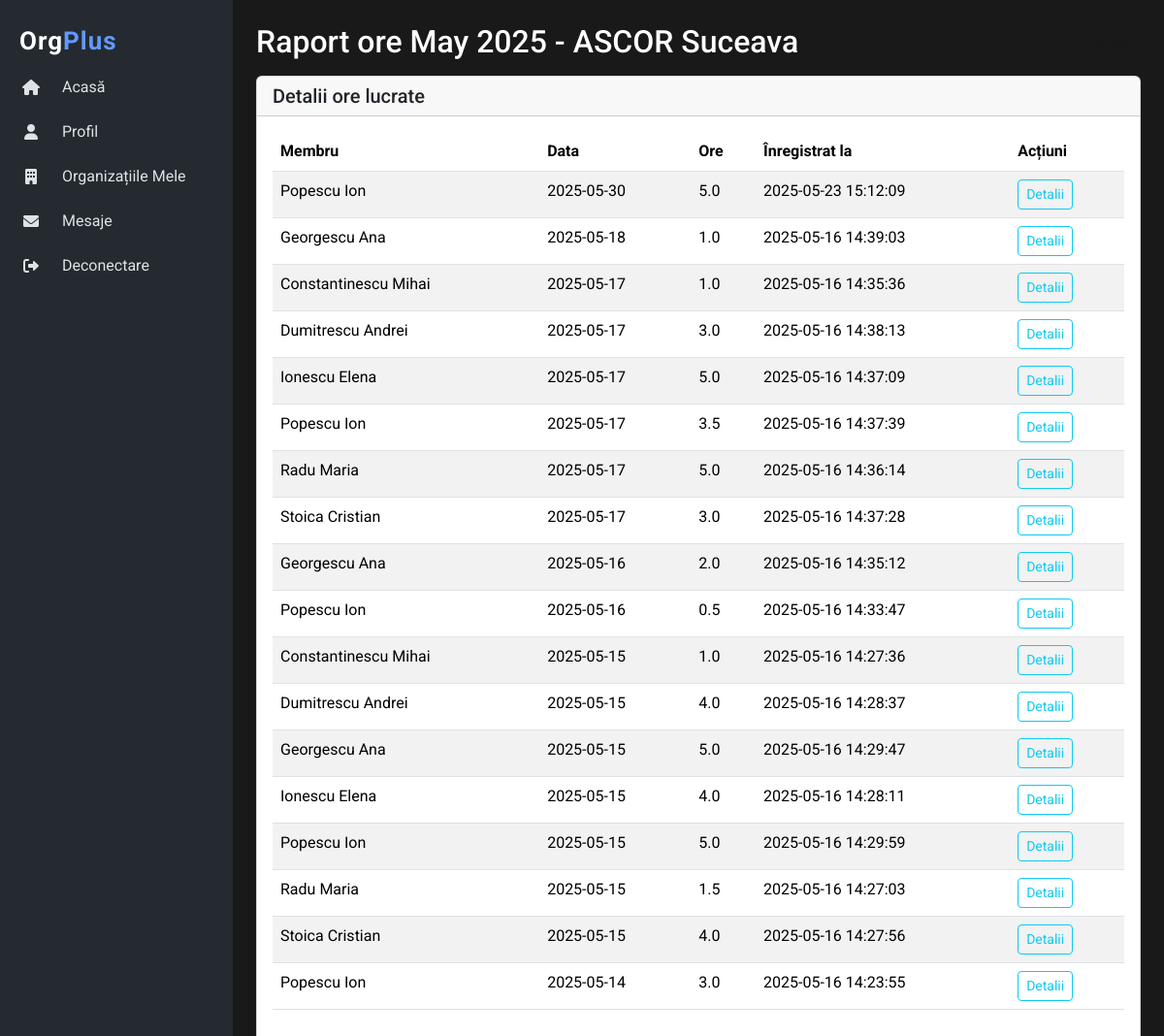
The page /monthly_hours_report.php?org_id=7&year=2025&month=5 (signed in) on the database as committed earlier.
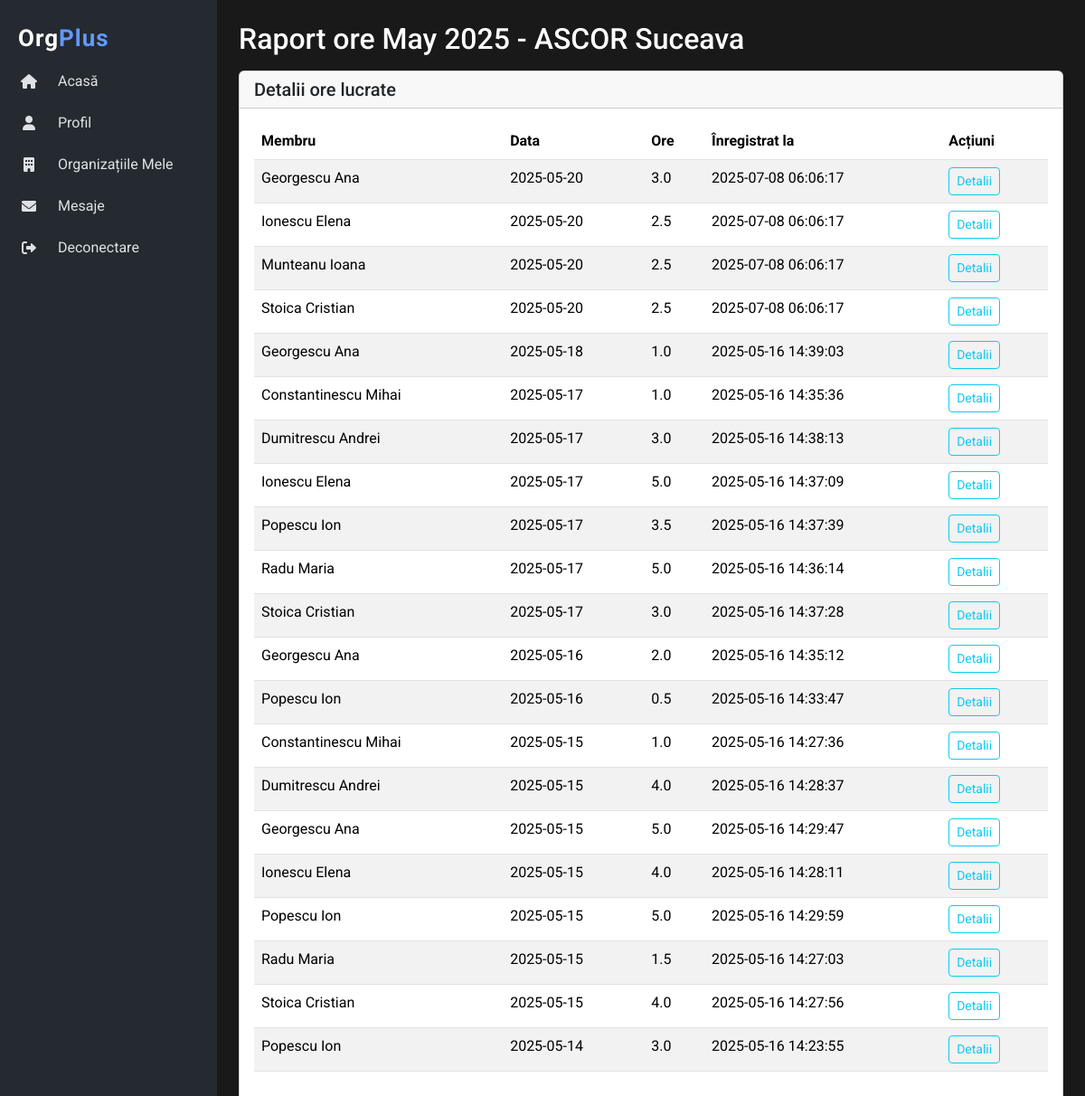
The same page on the database as committed later.
### tables this page shows
CREATE TABLE `organizations` (
  `id` int(11) NOT NULL,
  `name` varchar(255) NOT NULL,
  `description` varchar(255) NOT NULL,
  `email` varchar(255) NOT NULL,
  `phone` varchar(20) NOT NULL,
  `address` varchar(255) NOT NULL,
  `website` varchar(255) NOT NULL,
  `owner_id` int(11) NOT NULL,
  `created_at` timestamp NOT NULL DEFAULT current_timestamp(),
  `updated_at` timestamp NOT NULL DEFAULT current_timestamp() ON UPDATE current_timestamp(),
  `status` enum('active','inactive','','') NOT NULL DEFAULT 'active'
);

CREATE TABLE `worked_hours` (
  `id` int(11) NOT NULL,
  `user_id` int(11) NOT NULL,
  `org_id` int(11) NOT NULL,
  `hours` decimal(5,2) NOT NULL,
  `work_date` date NOT NULL,
  `description` varchar(255) DEFAULT NULL,
  `recorded_at` timestamp NOT NULL DEFAULT current_timestamp(),
  `recorded_by` int(11) NOT NULL
);

CREATE TABLE `users` (
  `id` int(11) NOT NULL,
  `email` varchar(255) NOT NULL,
  `password` varchar(255) NOT NULL,
  `hash_salt` varchar(64) DEFAULT NULL,
  `name` varchar(255) NOT NULL,
  `prenume` varchar(255) NOT NULL,
  `created_at` timestamp NOT NULL DEFAULT current_timestamp(),
  `updated_at` timestamp NOT NULL DEFAULT current_timestamp() ON UPDATE current_timestamp(),
  `last_login` timestamp NULL DEFAULT NULL
);

### src/config.php (called while the page is built, shortened)
<?php
require_once __DIR__ . '/Model/User.php';
require_once __DIR__ . '/Model/Organization.php';
require_once __DIR__ . '/Repository/UserRepository.php';
require_once __DIR__ . '/Repository/OrganizationRepository.php';
require_once __DIR__ . '/Repository/WorkedHoursRepository.php';
require_once __DIR__ . '/Service/AuthService.php';
require_once __DIR__ . '/Service/WorkedHoursService.php';
require_once __DIR__ . '/../utils/app_helpers.php';
try {
    $pdo = Database::getConnection();
} catch (PDOException $e) {
    die('Eroare la conectarea la baza de date: ' . $e->getMessage());
}
$container = [];
$container['UserRepository'] = new UserRepository($pdo);
$container['OrganizationRepository'] = new OrganizationRepository($pdo);
$container['RoleRepository'] = new RoleRepository($pdo);
$container['RequestRepository'] = new RequestRepository($pdo);
$container['EventRepository'] = new EventRepository($pdo);
$container['EventRoleRepository'] = new EventRoleRepository($pdo);
$container['WorkedHoursRepository'] = new WorkedHoursRepository($pdo);
$container['AuthService'] = new AuthService($container['UserRepository']);
$container['UserService'] = new UserService($container['UserRepository']);
$container['OrganizationService'] = new OrganizationService(
    $container['OrganizationRepository'],
    $container['UserRepository'],
    $container['RoleRepository'],
    $container['RequestRepository']
);
$container['RequestService'] = new RequestService(
    $container['RequestRepository'],
    $container['UserRepository'],
    $container['OrganizationRepository'],
    $container['RoleRepository']
);
$container['EventService'] = new EventService(
    $container['EventRepository'],
    $container['EventRoleRepository'],
    $container['UserRepository'],
    $container['RoleRepository'],
    $container['RequestRepository'],
    $container['OrganizationService']
);
$container['WorkedHoursService'] = new WorkedHoursService(
    $container['WorkedHoursRepository'],
    $container['OrganizationRepository'],
    $container['RoleRepository']
);

### utils/app_helpers.php (called while the page is built, shortened)
<?php
function getService(string $serviceName)
{
    global $container;
    return $container[$serviceName];
}

### src/Service/AuthService.php (called while the page is built, shortened)
<?php
class AuthService
{
    private UserRepository $userRepository;
    public function __construct(UserRepository $userRepository)
    {
        $this->userRepository = $userRepository;
    }
    public function isAuthenticated(): bool
    {
        return isset($_SESSION['user_id']);
    }
    public function getCurrentUser(): ?User
    {
        if ($this->isAuthenticated()) {
            return $this->userRepository->findById($_SESSION['user_id']);
        }
        return null;
    }
}

### src/Repository/UserRepository.php (called while the page is built, shortened)
<?php
class UserRepository
{
    private PDO $pdo;
    public function __construct(PDO $pdo)
    {
        $this->pdo = $pdo;
    }
    public function findById(int $id): ?User
    {
        $stmt = $this->pdo->prepare(
            'SELECT id, name, prenume, email, password, hash_salt, created_at, last_login FROM users WHERE id = :id'
        );
        $stmt->bindValue(':id', $id, PDO::PARAM_INT);
        $stmt->execute();
        $userData = $stmt->fetch(PDO::FETCH_ASSOC);
        if ($userData) {
            return new User(
                $userData['id'],
                $userData['name'],
                $userData['prenume'],
                $userData['email'],
                $userData['password'],
                $userData['hash_salt'],
                $userData['created_at'],
                $userData['last_login']
            );
        }
        return null;
    }
}

### src/Model/User.php (called while the page is built, shortened)
<?php
class User
{
    public function __construct(
        ?int $id,
        string $firstName,
        string $lastName,
        string $email,
        string $passwordHash,
        ?string $hashSalt = null,
        ?string $registrationDate = null,
        ?string $lastLoginDate = null
    ) {
        $this->id = $id;
    }
}

### src/Repository/OrganizationRepository.php (called while the page is built, shortened)
<?php
class OrganizationRepository
{
    private PDO $pdo;
    public function __construct(PDO $pdo)
    {
        $this->pdo = $pdo;
    }
    public function findById(int $id): ?Organization
    {
        $sql = 'SELECT id, name, description, owner_id, created_at, website FROM organizations WHERE id = :id';
        $stmt = $this->pdo->prepare($sql);
        $stmt->bindValue(':id', $id, PDO::PARAM_INT);
        $stmt->execute();
        $data = $stmt->fetch(PDO::FETCH_ASSOC);
        if ($data) {
            return new Organization(
                (int) $data['id'],
                $data['name'],
                $data['description'],
                $data['website'],
                $data['created_at'],
                (int) $data['owner_id']
            );
        }
        return null;
    }
}

### src/Model/Organization.php (called while the page is built, shortened)
<?php
class Organization
{
    public function __construct(
        int $id,
        string $name,
        string $description,
        ?string $website,
        ?string $createdAt = null,
        int $ownerId = 0
    ) {
        $this->name = $name;
    }
}

### src/Repository/WorkedHoursRepository.php (called while the page is built, shortened)
<?php
class WorkedHoursRepository
{
    private PDO $pdo;
    public function __construct(PDO $pdo)
    {
        $this->pdo = $pdo;
    }
    public function getPdo(): PDO
    {
        return $this->pdo;
    }
}

### public/monthly_hours_report.php (the view, shortened to what this page needs)
<?php
require_once __DIR__ . '/../src/config.php';
$org_id = isset($_GET['org_id']) ? intval($_GET['org_id']) : ensure_existing_org();
$year = isset($_GET['year']) ? intval($_GET['year']) : date('Y');
$month = isset($_GET['month']) ? intval($_GET['month']) : date('m');
$organizationRepository = getService('OrganizationRepository');
$organization = $organizationRepository->findById($org_id);
$org_name = $organization ? $organization->name : 'Organizație necunoscută';
$workedHoursRepository = getService('WorkedHoursRepository');
$sql = "SELECT
            u.id AS user_id,
            u.name,
            u.prenume,
            wh.hours,
            wh.work_date,
            wh.description,
            wh.recorded_at
        FROM worked_hours wh
        JOIN users u ON wh.user_id = u.id
        WHERE wh.org_id = :org_id AND YEAR(wh.work_date) = :year AND MONTH(wh.work_date) = :month
        ORDER BY wh.work_date DESC, u.name, u.prenume";
$stmt = $workedHoursRepository->getPdo()->prepare($sql);
$stmt->execute([
    'org_id' => $org_id,
    'year' => $year,
    'month' => $month,
]);
$report = $stmt->fetchAll(PDO::FETCH_ASSOC);
$month_name = date('F Y', mktime(0, 0, 0, $month, 1, $year));
?>
<!DOCTYPE html>
<html lang="ro">
<head>
</head>
<body>
<div class="d-flex">
    <?php
    $authService = getService('AuthService');
    include_once __DIR__ . '/../includes/sidebar.php';
    ?>
    <div class="my-content p-4">
        <div class="d-flex justify-content-between align-items-center mb-3">
            <h2 class="mb-0">Raport ore <?php echo htmlspecialchars($month_name); ?> - <?php echo htmlspecialchars(
     $org_name
 ); ?></h2>
            <a href="worked_hours_report.php?org_id=<?php echo $org_id; ?>" class="btn btn-secondary">Înapoi</a>
        </div>
        <div class="card">
            <div class="card-header">
                <h5 class="mb-0">Detalii ore lucrate</h5>
            </div>
            <div class="card-body">
                <table class="table table-striped">
                    <thead>
                        <tr>
                            <th>Membru</th>
                            <th>Data</th>
                            <th>Ore</th>
                            <th>Înregistrat la</th>
                            <th>Acțiuni</th>
                        </tr>
                    </thead>
                    <tbody>
                        <?php foreach ($report as $row): ?>
        <tr>
            <td>
                <span class="member-name"><?php echo htmlspecialchars($row['name'] . ' ' . $row['prenume']); ?></span>
            </td>
            <td><?php echo htmlspecialchars($row['work_date']); ?></td>
            <td><?php echo number_format($row['hours'], 1); ?></td>
            <td><?php echo htmlspecialchars($row['recorded_at'] ?? '-'); ?></td>
            <td>
                <a href="member_hours.php?user_id=<?php echo $row[
                    'user_id'
                ]; ?>&org_id=<?php echo $org_id; ?>&year=<?php echo $year; ?>&month=<?php echo $month; ?>"
                   class="btn btn-sm btn-outline-info">Detalii</a>
            </td>
        </tr>
    <?php endforeach; ?>
                    </tbody>
                </table>
            </div>
        </div>
    </div>
</div>
</body>
</html>

### includes/sidebar.php (shortened to what this page needs)
<?php
$currentUser = $authService->getCurrentUser();
$user_id = $currentUser ? $currentUser->id : null;
?>
<nav class="sidebar">
    <ul class="nav flex-column">
        <div class="menu-section">
            <div class="logo">Org<span>Plus</span></div>
            <li class="nav-item">
                <a class="nav-link d-flex align-items-center text-light" href="index.php">
                    <i class="fas fa-home me-2"></i> Acasă
                </a>
            </li>
            <li class="nav-item">
                <a class="nav-link d-flex align-items-center text-light" href="profile.php">
                    <i class="fas fa-user me-2"></i> Profil
                </a>
            </li>
            <li class="nav-item">
                <a class="nav-link d-flex align-items-center text-light" href="my_organizations.php">
                    <i class="fas fa-building me-2"></i> Organizațiile Mele
                </a>
            </li>
            <li class="nav-item">
                <a class="nav-link d-flex align-items-center text-light" href="inbox.php">
                    <i class="fas fa-envelope me-2"></i> Mesaje
                </a>
            </li>
            <?php if ($user_id):
                 ?>
                <li class="nav-item">
                    <a class="nav-link d-flex align-items-center text-danger" href="logout.php">
                        <i class="fas fa-sign-out-alt me-2"></i> Deconectare
                    </a>
                </li>
            <?php endif; ?>
        </div>
    </ul>
</nav>

### public/styles/style.css (style rules this page uses)
body, html { background: #191919; font-family: 'Roboto', sans-serif; height: 100%; margin: 0; padding:0; }
body > .d-flex { min-height: 100vh; }
:root { --bs-primary: #2962b5; --bs-blue: #1C437D; --bs-btn-bg: #2962b5; --surface1: #191919; --surface2: #242a30; --surface3: #3b444c; --radius: 8px; --text-color: #dee2e6; }
.btn-secondary { color: #191919; border: 1px solid #191919; background-color: transparent; }
.mb-3 { margin-bottom: 16px; }
h2, h3, h4, h6 { color: white; }
.sidebar { box-sizing: border-box; flex-shrink: 0; background-color: #242a30; color: white; padding: 15px; }
.sidebar .nav-link { padding: 10px; border-radius: 5px; transition: background-color 0.3s ease; }
.sidebar .nav-link i { margin-right: 10px; }
.my-content { width: 100%; margin: 1.5rem; padding: 0 !important; }
.logo { font-weight: bold; font-size: 26px; color: white !important; letter-spacing: 1px; }
.logo>span { color: #6399ff; }
.sidebar .logo { padding: 8px 20px; padding-bottom: 4px; }
.sidebar { width: 240px !important; padding: 15px 0 !important; }
.sidebar .nav-item { margin: 0; width: 100%; box-sizing: border-box; }
.sidebar .nav-link { padding: 10px 20px !important; margin: 2px 0; border-radius: 0 !important; width: 100%; display: flex !important; align-items: center; gap: 12px; transition: all 0.2s ease; position: relative; color: #dee2e6 !important; }
.sidebar .nav-link i { font-size: 1rem; width: 24px; height: 24px; display: flex; align-items: center; justify-content: center; flex-shrink: 0; }
.sidebar .nav-link::after { content: ''; position: absolute; left: 0; right: 0; top: 0; bottom: 0; z-index: -1; }

Rows that differ between the two databases and show on the page:
removed worked_hours: user.prenume "Popescu Ion", work_date "2025-05-30", hours "5.0", recorded_at "2025-05-23 15:12:09"
added worked_hours: user.prenume "Georgescu Ana", work_date "2025-05-20", hours "3.0", recorded_at "2025-07-08 06:06:17"
added worked_hours: user.prenume "Ionescu Elena", work_date "2025-05-20", hours "2.5", recorded_at "2025-07-08 06:06:17"
added worked_hours: user.prenume "Munteanu Ioana", work_date "2025-05-20", hours "2.5", recorded_at "2025-07-08 06:06:17"
added worked_hours: user.prenume "Stoica Cristian", work_date "2025-05-20", hours "2.5", recorded_at "2025-07-08 06:06:17"
